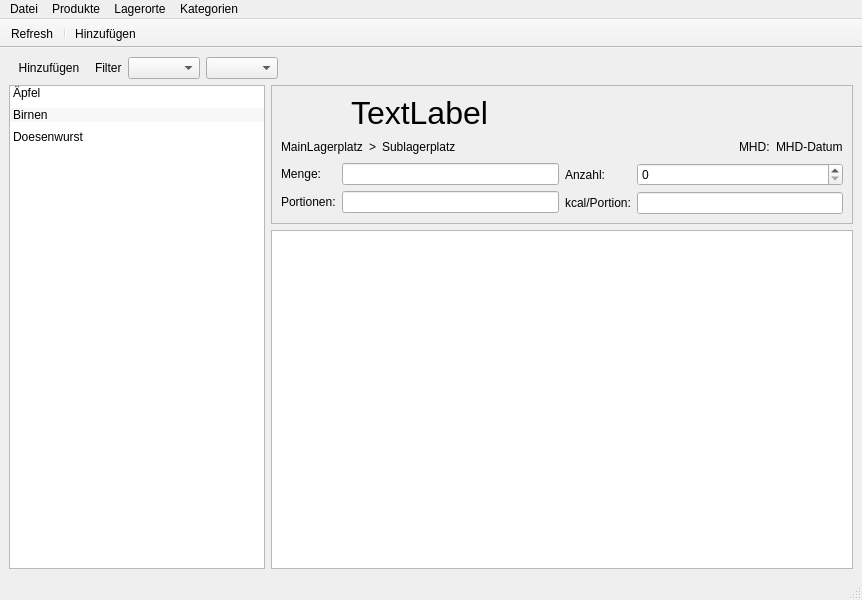
<?xml version="1.0" encoding="UTF-8"?>
<ui version="4.0">
 <class>MainWindow</class>
 <widget class="QMainWindow" name="MainWindow">
  <property name="geometry">
   <rect>
    <x>0</x>
    <y>0</y>
    <width>862</width>
    <height>600</height>
   </rect>
  </property>
  <property name="windowTitle">
   <string>MainWindow</string>
  </property>
  <widget class="QWidget" name="centralwidget">
   <layout class="QVBoxLayout" name="verticalLayout">
    <item>
     <layout class="QHBoxLayout" name="horizontalLayout">
      <item>
       <widget class="QPushButton" name="pB_hinzufuegen">
        <property name="sizePolicy">
         <sizepolicy hsizetype="Fixed" vsizetype="Fixed">
          <horstretch>0</horstretch>
          <verstretch>0</verstretch>
         </sizepolicy>
        </property>
        <property name="statusTip">
         <string>Neues Item hinzufügen</string>
        </property>
        <property name="text">
         <string>Hinzufügen</string>
        </property>
        <property name="icon">
         <iconset resource="icons.qrc">
          <normaloff>:/icon/emblem-new.svg</normaloff>:/icon/emblem-new.svg</iconset>
        </property>
        <property name="flat">
         <bool>true</bool>
        </property>
       </widget>
      </item>
      <item>
       <widget class="QLabel" name="label_5">
        <property name="sizePolicy">
         <sizepolicy hsizetype="Minimum" vsizetype="Preferred">
          <horstretch>0</horstretch>
          <verstretch>0</verstretch>
         </sizepolicy>
        </property>
        <property name="maximumSize">
         <size>
          <width>32</width>
          <height>16777215</height>
         </size>
        </property>
        <property name="text">
         <string>Filter</string>
        </property>
       </widget>
      </item>
      <item>
       <widget class="QComboBox" name="comboBox">
        <property name="sizePolicy">
         <sizepolicy hsizetype="Fixed" vsizetype="Fixed">
          <horstretch>0</horstretch>
          <verstretch>0</verstretch>
         </sizepolicy>
        </property>
       </widget>
      </item>
      <item>
       <widget class="QComboBox" name="comboBox_2">
        <property name="sizePolicy">
         <sizepolicy hsizetype="Fixed" vsizetype="Fixed">
          <horstretch>0</horstretch>
          <verstretch>0</verstretch>
         </sizepolicy>
        </property>
       </widget>
      </item>
      <item>
       <spacer name="horizontalSpacer">
        <property name="orientation">
         <enum>Qt::Horizontal</enum>
        </property>
        <property name="sizeHint" stdset="0">
         <size>
          <width>40</width>
          <height>20</height>
         </size>
        </property>
       </spacer>
      </item>
     </layout>
    </item>
    <item>
     <layout class="QHBoxLayout" name="horizontalLayout_2">
      <item>
       <widget class="QListWidget" name="listWidget">
        <property name="sizePolicy">
         <sizepolicy hsizetype="Minimum" vsizetype="Expanding">
          <horstretch>0</horstretch>
          <verstretch>0</verstretch>
         </sizepolicy>
        </property>
        <property name="alternatingRowColors">
         <bool>true</bool>
        </property>
        <property name="iconSize">
         <size>
          <width>20</width>
          <height>20</height>
         </size>
        </property>
        <property name="textElideMode">
         <enum>Qt::ElideNone</enum>
        </property>
        <property name="verticalScrollMode">
         <enum>QAbstractItemView::ScrollPerPixel</enum>
        </property>
        <property name="horizontalScrollMode">
         <enum>QAbstractItemView::ScrollPerPixel</enum>
        </property>
        <property name="layoutMode">
         <enum>QListView::Batched</enum>
        </property>
        <property name="gridSize">
         <size>
          <width>0</width>
          <height>22</height>
         </size>
        </property>
        <property name="viewMode">
         <enum>QListView::ListMode</enum>
        </property>
        <item>
         <property name="text">
          <string>Äpfel</string>
         </property>
        </item>
        <item>
         <property name="text">
          <string>Birnen</string>
         </property>
        </item>
        <item>
         <property name="text">
          <string>Doesenwurst</string>
         </property>
         <property name="icon">
          <iconset resource="icons.qrc">
           <normaloff>:/icon/emblem-synchronizing.svg</normaloff>:/icon/emblem-synchronizing.svg</iconset>
         </property>
        </item>
       </widget>
      </item>
      <item>
       <layout class="QVBoxLayout" name="verticalLayout_2">
        <item>
         <widget class="QFrame" name="ItemDetailframe">
          <property name="frameShape">
           <enum>QFrame::StyledPanel</enum>
          </property>
          <property name="frameShadow">
           <enum>QFrame::Raised</enum>
          </property>
          <layout class="QVBoxLayout" name="verticalLayout_3">
           <item>
            <layout class="QVBoxLayout" name="ItemDetailLayout">
             <item>
              <layout class="QHBoxLayout" name="horizontalLayout_4">
               <item>
                <widget class="QLabel" name="detailIcon">
                 <property name="sizePolicy">
                  <sizepolicy hsizetype="Fixed" vsizetype="Preferred">
                   <horstretch>0</horstretch>
                   <verstretch>0</verstretch>
                  </sizepolicy>
                 </property>
                 <property name="maximumSize">
                  <size>
                   <width>64</width>
                   <height>64</height>
                  </size>
                 </property>
                 <property name="baseSize">
                  <size>
                   <width>0</width>
                   <height>0</height>
                  </size>
                 </property>
                 <property name="text">
                  <string/>
                 </property>
                 <property name="pixmap">
                  <pixmap resource="icons.qrc">:/icon/spoon-and-a-fork.svg</pixmap>
                 </property>
                 <property name="scaledContents">
                  <bool>true</bool>
                 </property>
                </widget>
               </item>
               <item>
                <widget class="QLabel" name="lbl_DetailName_2">
                 <property name="font">
                  <font>
                   <pointsize>24</pointsize>
                   <weight>50</weight>
                   <italic>false</italic>
                   <bold>false</bold>
                   <stylestrategy>PreferAntialias</stylestrategy>
                  </font>
                 </property>
                 <property name="text">
                  <string>TextLabel</string>
                 </property>
                </widget>
               </item>
              </layout>
             </item>
             <item>
              <layout class="QHBoxLayout" name="LagerplatzLayout">
               <item>
                <widget class="QLabel" name="lbl_DetailMainLagerplatz">
                 <property name="text">
                  <string>MainLagerplatz</string>
                 </property>
                </widget>
               </item>
               <item>
                <widget class="QLabel" name="lbl_DetailPfeilLocation">
                 <property name="text">
                  <string>&gt;</string>
                 </property>
                </widget>
               </item>
               <item>
                <widget class="QLabel" name="lbl_DetailSubLagerplatz">
                 <property name="text">
                  <string>Sublagerplatz</string>
                 </property>
                </widget>
               </item>
               <item>
                <spacer name="horizontalSpacer_2">
                 <property name="orientation">
                  <enum>Qt::Horizontal</enum>
                 </property>
                 <property name="sizeHint" stdset="0">
                  <size>
                   <width>40</width>
                   <height>20</height>
                  </size>
                 </property>
                </spacer>
               </item>
               <item>
                <widget class="QLabel" name="lbl_DetailMHD_2">
                 <property name="text">
                  <string>MHD:</string>
                 </property>
                </widget>
               </item>
               <item>
                <widget class="QLabel" name="lbl_DetailMHD">
                 <property name="text">
                  <string>MHD-Datum</string>
                 </property>
                </widget>
               </item>
              </layout>
             </item>
             <item>
              <layout class="QHBoxLayout" name="horizontalLayout_3">
               <item>
                <layout class="QFormLayout" name="formLayout">
                 <item row="0" column="0">
                  <widget class="QLabel" name="lbl_DetailMenge">
                   <property name="text">
                    <string>Menge:</string>
                   </property>
                  </widget>
                 </item>
                 <item row="0" column="1">
                  <widget class="QLineEdit" name="le_DetailMenge">
                   <property name="readOnly">
                    <bool>true</bool>
                   </property>
                  </widget>
                 </item>
                 <item row="1" column="1">
                  <widget class="QLineEdit" name="le_DetailPortionen">
                   <property name="readOnly">
                    <bool>true</bool>
                   </property>
                  </widget>
                 </item>
                 <item row="1" column="0">
                  <widget class="QLabel" name="label_2">
                   <property name="text">
                    <string>Portionen:</string>
                   </property>
                  </widget>
                 </item>
                </layout>
               </item>
               <item>
                <layout class="QFormLayout" name="formLayout_2">
                 <item row="0" column="0">
                  <widget class="QLabel" name="label_3">
                   <property name="text">
                    <string>Anzahl:</string>
                   </property>
                  </widget>
                 </item>
                 <item row="0" column="1">
                  <widget class="QSpinBox" name="spinBox">
                   <property name="sizePolicy">
                    <sizepolicy hsizetype="Minimum" vsizetype="Maximum">
                     <horstretch>0</horstretch>
                     <verstretch>0</verstretch>
                    </sizepolicy>
                   </property>
                   <property name="wrapping">
                    <bool>false</bool>
                   </property>
                  </widget>
                 </item>
                 <item row="1" column="0">
                  <widget class="QLabel" name="label_4">
                   <property name="text">
                    <string>kcal/Portion:</string>
                   </property>
                  </widget>
                 </item>
                 <item row="1" column="1">
                  <widget class="QLineEdit" name="le_kcalPortion">
                   <property name="readOnly">
                    <bool>true</bool>
                   </property>
                  </widget>
                 </item>
                </layout>
               </item>
              </layout>
             </item>
            </layout>
           </item>
          </layout>
         </widget>
        </item>
        <item>
         <widget class="QTableWidget" name="tW_Items">
          <property name="editTriggers">
           <set>QAbstractItemView::NoEditTriggers</set>
          </property>
          <property name="alternatingRowColors">
           <bool>true</bool>
          </property>
          <property name="selectionMode">
           <enum>QAbstractItemView::SingleSelection</enum>
          </property>
          <property name="selectionBehavior">
           <enum>QAbstractItemView::SelectRows</enum>
          </property>
          <property name="verticalScrollMode">
           <enum>QAbstractItemView::ScrollPerPixel</enum>
          </property>
          <property name="horizontalScrollMode">
           <enum>QAbstractItemView::ScrollPerPixel</enum>
          </property>
          <property name="showGrid">
           <bool>false</bool>
          </property>
          <property name="sortingEnabled">
           <bool>true</bool>
          </property>
          <property name="columnCount">
           <number>0</number>
          </property>
          <attribute name="horizontalHeaderCascadingSectionResizes">
           <bool>true</bool>
          </attribute>
          <attribute name="horizontalHeaderStretchLastSection">
           <bool>true</bool>
          </attribute>
          <attribute name="verticalHeaderCascadingSectionResizes">
           <bool>true</bool>
          </attribute>
          <attribute name="verticalHeaderShowSortIndicator" stdset="0">
           <bool>true</bool>
          </attribute>
         </widget>
        </item>
       </layout>
      </item>
     </layout>
    </item>
   </layout>
  </widget>
  <widget class="QMenuBar" name="menubar">
   <property name="geometry">
    <rect>
     <x>0</x>
     <y>0</y>
     <width>862</width>
     <height>30</height>
    </rect>
   </property>
   <widget class="QMenu" name="menuDatei">
    <property name="title">
     <string>Datei</string>
    </property>
    <addaction name="actionBeenden"/>
   </widget>
   <widget class="QMenu" name="menuProdukte">
    <property name="title">
     <string>Produkte</string>
    </property>
    <widget class="QMenu" name="menuNahrungsmittel">
     <property name="title">
      <string>Nahrungsmittel</string>
     </property>
     <widget class="QMenu" name="menuKategorien_2">
      <property name="title">
       <string>Kategorien</string>
      </property>
      <addaction name="actionSonstiges_2"/>
     </widget>
     <addaction name="actionAddFood"/>
     <addaction name="menuKategorien_2"/>
     <addaction name="actionAlles_anzeigen_2"/>
    </widget>
    <addaction name="menuNahrungsmittel"/>
    <addaction name="actionNon_Food"/>
    <addaction name="actionHinzuf_gen_2"/>
   </widget>
   <widget class="QMenu" name="menuLagerorte">
    <property name="title">
     <string>Lagerorte</string>
    </property>
    <addaction name="actionKategorienBearbeiten"/>
   </widget>
   <widget class="QMenu" name="menuKategorien">
    <property name="title">
     <string>Kategorien</string>
    </property>
    <addaction name="actionSonstiges"/>
    <addaction name="separator"/>
    <addaction name="actionBearbeiten"/>
   </widget>
   <addaction name="menuDatei"/>
   <addaction name="menuProdukte"/>
   <addaction name="menuLagerorte"/>
   <addaction name="menuKategorien"/>
  </widget>
  <widget class="QStatusBar" name="statusbar"/>
  <widget class="QToolBar" name="toolBar">
   <property name="windowTitle">
    <string>toolBar</string>
   </property>
   <property name="movable">
    <bool>false</bool>
   </property>
   <property name="floatable">
    <bool>false</bool>
   </property>
   <attribute name="toolBarArea">
    <enum>TopToolBarArea</enum>
   </attribute>
   <attribute name="toolBarBreak">
    <bool>false</bool>
   </attribute>
   <addaction name="actionRefresh"/>
   <addaction name="separator"/>
   <addaction name="actionAddFood"/>
  </widget>
  <action name="actionNon_Food">
   <property name="text">
    <string>Non-Food</string>
   </property>
  </action>
  <action name="actionSonstiges">
   <property name="text">
    <string>Sonstiges</string>
   </property>
  </action>
  <action name="actionBearbeiten">
   <property name="text">
    <string>Bearbeiten</string>
   </property>
  </action>
  <action name="actionBeenden">
   <property name="text">
    <string>&amp;Beenden</string>
   </property>
   <property name="statusTip">
    <string>Beendet das Programm</string>
   </property>
   <property name="shortcut">
    <string>Ctrl+X</string>
   </property>
  </action>
  <action name="actionAddFood">
   <property name="icon">
    <iconset resource="icons.qrc">
     <normaloff>:/icon/emblem-new.svg</normaloff>:/icon/emblem-new.svg</iconset>
   </property>
   <property name="text">
    <string>Hinzufügen...</string>
   </property>
   <property name="shortcut">
    <string>Ctrl+A</string>
   </property>
  </action>
  <action name="actionAlles_anzeigen_2">
   <property name="text">
    <string>Alles anzeigen...</string>
   </property>
  </action>
  <action name="actionSonstiges_2">
   <property name="text">
    <string>Sonstiges</string>
   </property>
  </action>
  <action name="actionHinzuf_gen_2">
   <property name="icon">
    <iconset>
     <normaloff>../icons/emblem-new.svg</normaloff>../icons/emblem-new.svg</iconset>
   </property>
   <property name="text">
    <string>Hinzufügen</string>
   </property>
  </action>
  <action name="actionRefresh">
   <property name="icon">
    <iconset resource="icons.qrc">
     <normaloff>:/icon/emblem-synchronizing.svg</normaloff>:/icon/emblem-synchronizing.svg</iconset>
   </property>
   <property name="text">
    <string>Refresh</string>
   </property>
   <property name="toolTip">
    <string>Daten neu einlesen</string>
   </property>
   <property name="shortcut">
    <string>Ctrl+R</string>
   </property>
  </action>
  <action name="actionKategorienBearbeiten">
   <property name="text">
    <string>Bearbeiten...</string>
   </property>
   <property name="toolTip">
    <string>Kategorien bearbeiten</string>
   </property>
  </action>
 </widget>
 <resources>
  <include location="icons.qrc"/>
 </resources>
 <connections/>
</ui>
